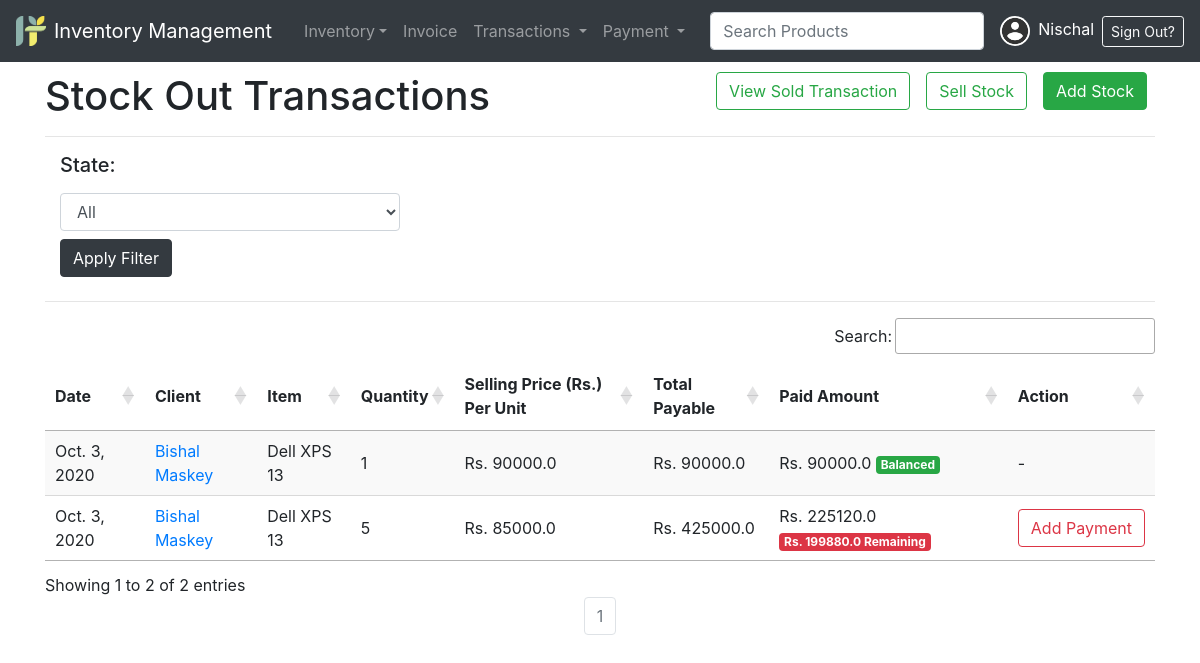
The app's page /inventory/transactions/credit/ (signed in), older data.
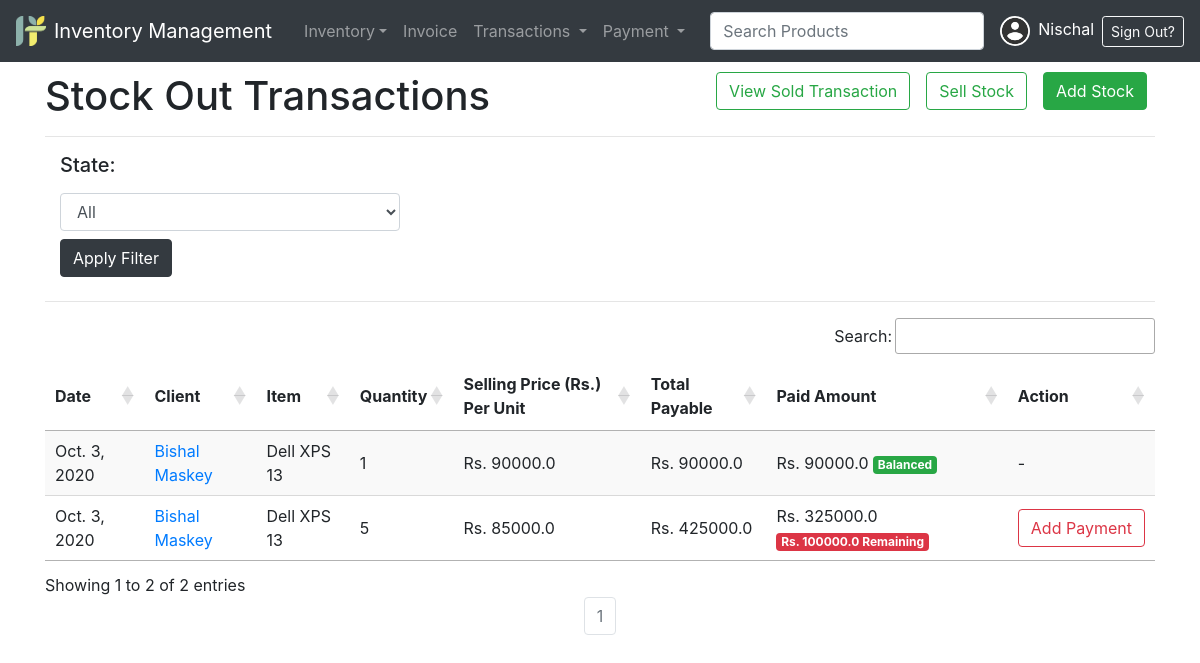
The same page, newer data.
### inventory/models.py (models this page shows, shortened)
class Transaction(models.Model):
    class Types(models.TextChoices):
        STOCK_OUT = "STOCK OUT", "Stock Out"
        STOCK_IN = "STOCK IN", "Stock In"
    base_type = Types.STOCK_IN
    _type = models.CharField(
        _("Type"), max_length=50, choices=Types.choices, default=base_type
    )
    vendor_client = models.CharField(_("Vendor or Client"), max_length=240)
    item = models.ForeignKey("inventory.Item", verbose_name=_("Inventory Item"), on_delete=models.CASCADE)
    quantity = models.IntegerField(_("Quantity"), default=0)
    cost = models.FloatField(_("Cost Price Per Quantity Unit"), default=0)
    paid = models.FloatField(_("Paid Amount"), default = 0)
    remarks = models.TextField(_("Remarks on Deal"), null=True, blank=True)
    date = models.DateTimeField(_("Date of Transaction"), auto_now_add=True)
    balanced = models.BooleanField(_("Balanced"), editable = False)
    mobile_num_regex = RegexValidator(regex="^[0-9]{9,15}$", message="Entered mobile number isn't in a right format!")
    contact  = models.CharField(validators=[mobile_num_regex], max_length=13)
    class Meta:
        ordering = ['-date']
    @property
    def total_payable(self):
        return self.cost*self.quantity
    @property
    def remaining_payment(self):
        return self.total_payable - self.paid

class Item(models.Model):
    name = models.CharField(_("Product Name"),max_length = 240, unique = True)
    brand = models.CharField(_("Product Brand"), max_length = 50, null=True, blank=True)
    category = models.ForeignKey("inventory.Category", verbose_name=_("category"), on_delete=models.CASCADE, related_name='categories')
    description = models.TextField(_("Product Description"))
    image = models.ImageField(_("Product Image"), upload_to="product_images", height_field=None, width_field=None, max_length=None, null=True, blank=True)
    cost_price = models.FloatField(_("Latest Cost Price"), default=0)
    quantity = models.IntegerField(_("Available Quantity"), default=0)
    selling_price = models.FloatField(_("Current Selling Price"), default=0)
    about_seller = models.TextField(_("About Seller"))
    def __str__(self):
        return self.name
    class Meta:
        ordering = ['name']

### inventory/views.py (the view)
# urls.py: path("transactions/credit/", CreditTransactionListView.as_view(), name="credit-transactions"),
class CreditTransactionListView(LoginRequiredMixin, UserPassesTestMixin, ListView):
    model = CreditTransaction
    template_name = "inventory/cr_transactions.html"
    context_object_name = 'transactions'
    paginate_by=50
    def test_func(self):
        return self.request.user._type == 'ADMIN'
    def get_queryset(self):
        qs = super().get_queryset()
        sts = self.request.GET.get('state')
        if sts=='balanced':
            qs = qs.filter(balanced=True)
        elif sts=='unbalanced':
            qs = qs.filter(balanced=False)
        return qs

### inventory/models.py (called while the page is built)
    def get_queryset(self, *args, **kwargs):
        return super().get_queryset(*args, **kwargs).filter(_type=Transaction.Types.STOCK_OUT)

### templates/inventory/cr_transactions.html (shortened to what this page needs)
{% extends 'partial/base.html' %}
{% block style %}
<link rel="stylesheet" type="text/css" href="https://cdn.datatables.net/1.10.22/css/jquery.dataTables.css">
{% endblock style %}
{% block content %}
<a href="{% url 'inventory:add-stock' %}" class="mx-2 btn btn-success" style="float:right;">Add Stock</a>
<a href="{% url 'inventory:sell-stock' %}" class="mx-2 btn btn-outline-success" style="float:right;">Sell Stock</a>
<a href="{% url 'inventory:credit-transactions' %}" class="mx-2 btn btn-outline-success" style="float:right;">View Sold Transaction</a>
<h1>Stock Out Transactions</h1>
<hr>
<form action="" method="get">
    <div class="col-md-4">
      <label for="inputState"><h5>State:</h5></label>
      <select id="inputState" class="form-control" name='state'>
        <option selected>All</option>
      </select>
    <input type="submit" class='my-2 btn btn-dark' value='Apply Filter'>
    </div>
</form>
<hr>
<table id="table_id" class="display">
    <thead>
        <tr>
            <th>Date</th>
            <th>Client</th>
            <th>Item</th>
            <th>Quantity</th>
            <th>Selling Price (Rs.) Per Unit</th>
            <th>Total Payable</th>
            <th>Paid Amount</th>
            <th>Action</th>
        </tr>
    </thead>
    <tbody>
    {% for transaction in transactions %}
        <tr>
            <td>{{transaction.date|date}}</td>
            <td><a href="{% url 'inventory:transaction-update' transaction.id%}">{{transaction.vendor_client}}</a></td>
            <td>{{transaction.item}}</td>
            <td>{{transaction.quantity}}</td>
            <td>Rs. {{transaction.cost}}</td>
            <td>Rs. {{transaction.total_payable}}</td>
            <td>
                Rs. {{transaction.paid}}
                {% if transaction.remaining_payment > 0 %}
                    <span class="badge badge-danger">Rs. {{ transaction.remaining_payment }} Remaining</span>
                {% elif transaction.remaining_payment < 0 %}
                    <span class="badge badge-warning">Rs. {{ transaction.remaining_payment }} Overpaid</span>
                {% else %}
                    <span class="badge badge-success">Balanced</span>
                {% endif %}
            </td>
            <td>
                {% if transaction.balanced %}
                -
                {% else %}
                <a href="{% url 'inventory:quick-payment' transaction.id%}" class="btn btn-outline-danger btn-small">Add Payment</a>
                {% endif %}
            </td>
        </tr>
    {% endfor %}
    </tbody>
</table>
{% include "partial/pagination.html" %}
{% endblock content %}

Row changes from the older to the newer data that the page shows:
changed Transaction (number 2 of 2 on the later page): paid "225120.0" → "325000.0"; remaining_payment "199880.0" → "100000.0"
